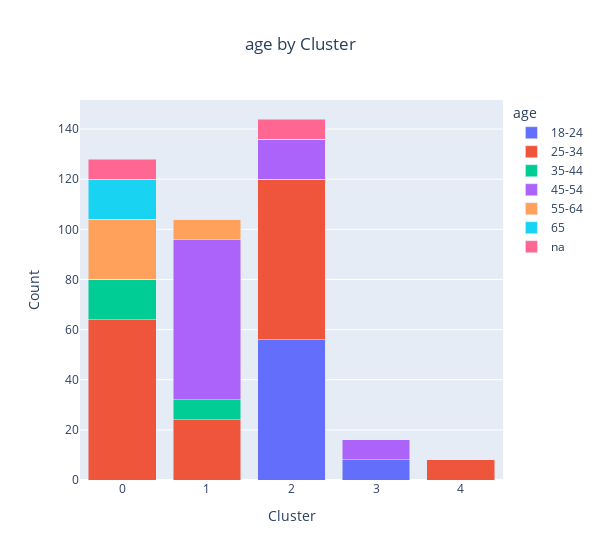
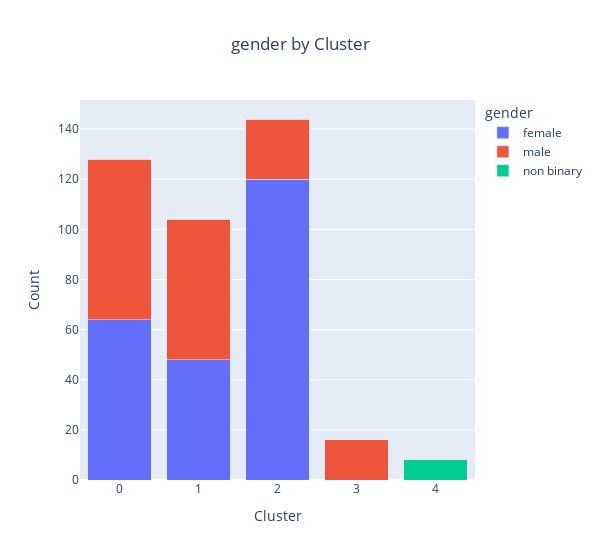
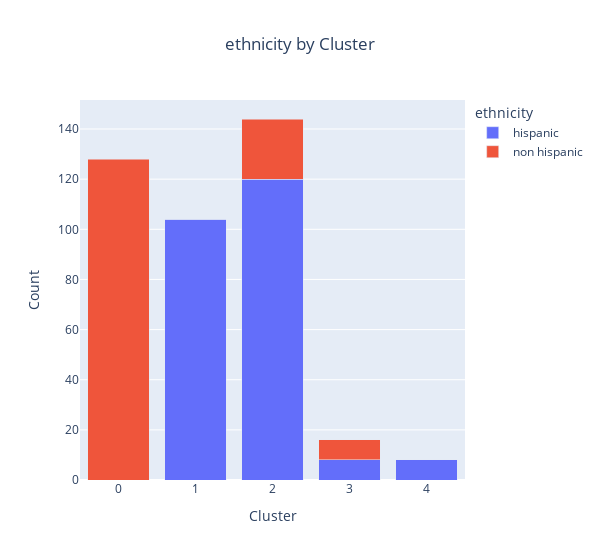
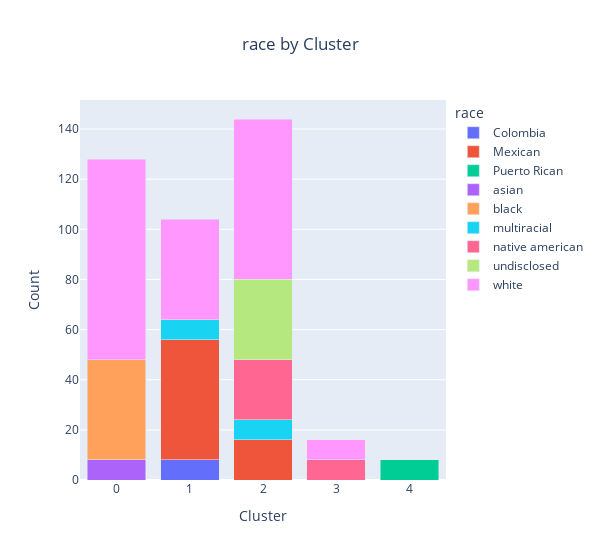

Notebook source saved alongside these figures, in order:
### Code cell
import plotly.express as px

# Define demographic traits
demographic_traits = ['age', 'gender', 'ethnicity', 'race', 'education', 'marital_status',
       'income', 'employment', 'language', 'disability', 'choice']

# Group the data by the 'Cluster' column
cluster_group = data.groupby('Cluster')

# Initialize an empty list to store Plotly figures
figures = []

# Loop through each demographic trait
for trait in demographic_traits:
    # Count the unique occurrences of each item within the trait, grouped by cluster
    unique_counts = cluster_group[trait].value_counts().unstack(fill_value=0)

    # Convert the DataFrame to a Plotly figure
    fig = px.bar(unique_counts, barmode='stack', labels={'variable': 'Cluster', 'value': 'Count'}, 
                 title=f'{trait} by Cluster')
     
    fig.update_layout(width=600)  # Adjust the width as needed
    # Append the figure to the list
    figures.append(fig)
    fig.update_layout(title_x=0.5)

# Display the Plotly figures
for fig in figures:
    fig.show()

### Figure 1 — Plotly figure (JSON) as saved in the notebook; plotly's stock layout.template omitted (floating-point values rounded to 4 significant figures)
{"data": [{"alignmentgroup": "True", "hovertemplate": "age=18-24<br>Cluster=%{x}<br>Count=%{y}<extra></extra>", "legendgroup": "18-24", "marker": {"color": "#636efa", "pattern": {"shape": ""}}, "name": "18-24", "offsetgroup": "18-24", "orientation": "v", "showlegend": true, "textposition": "auto", "type": "bar", "x": [0, 1, 2, 3, 4], "xaxis": "x", "y": [0, 0, 56, 8, 0], "yaxis": "y"}, {"alignmentgroup": "True", "hovertemplate": "age=25-34<br>Cluster=%{x}<br>Count=%{y}<extra></extra>", "legendgroup": "25-34", "marker": {"color": "#EF553B", "pattern": {"shape": ""}}, "name": "25-34", "offsetgroup": "25-34", "orientation": "v", "showlegend": true, "textposition": "auto", "type": "bar", "x": [0, 1, 2, 3, 4], "xaxis": "x", "y": [64, 24, 64, 0, 8], "yaxis": "y"}, {"alignmentgroup": "True", "hovertemplate": "age=35-44<br>Cluster=%{x}<br>Count=%{y}<extra></extra>", "legendgroup": "35-44", "marker": {"color": "#00cc96", "pattern": {"shape": ""}}, "name": "35-44", "offsetgroup": "35-44", "orientation": "v", "showlegend": true, "textposition": "auto", "type": "bar", "x": [0, 1, 2, 3, 4], "xaxis": "x", "y": [16, 8, 0, 0, 0], "yaxis": "y"}, {"alignmentgroup": "True", "hovertemplate": "age=45-54<br>Cluster=%{x}<br>Count=%{y}<extra></extra>", "legendgroup": "45-54", "marker": {"color": "#ab63fa", "pattern": {"shape": ""}}, "name": "45-54", "offsetgroup": "45-54", "orientation": "v", "showlegend": true, "textposition": "auto", "type": "bar", "x": [0, 1, 2, 3, 4], "xaxis": "x", "y": [0, 64, 16, 8, 0], "yaxis": "y"}, {"alignmentgroup": "True", "hovertemplate": "age=55-64<br>Cluster=%{x}<br>Count=%{y}<extra></extra>", "legendgroup": "55-64", "marker": {"color": "#FFA15A", "pattern": {"shape": ""}}, "name": "55-64", "offsetgroup": "55-64", "orientation": "v", "showlegend": true, "textposition": "auto", "type": "bar", "x": [0, 1, 2, 3, 4], "xaxis": "x", "y": [24, 8, 0, 0, 0], "yaxis": "y"}, {"alignmentgroup": "True", "hovertemplate": "age=65<br>Cluster=%{x}<br>Count=%{y}<extra></extra>", "legendgroup": "65", "marker": {"color": "#19d3f3", "pattern": {"shape": ""}}, "name": "65", "offsetgroup": "65", "orientation": "v", "showlegend": true, "textposition": "auto", "type": "bar", "x": [0, 1, 2, 3, 4], "xaxis": "x", "y": [16, 0, 0, 0, 0], "yaxis": "y"}, {"alignmentgroup": "True", "hovertemplate": "age=na<br>Cluster=%{x}<br>Count=%{y}<extra></extra>", "legendgroup": "na", "marker": {"color": "#FF6692", "pattern": {"shape": ""}}, "name": "na", "offsetgroup": "na", "orientation": "v", "showlegend": true, "textposition": "auto", "type": "bar", "x": [0, 1, 2, 3, 4], "xaxis": "x", "y": [8, 0, 8, 0, 0], "yaxis": "y"}], "layout": {"barmode": "stack", "legend": {"title": {"text": "age"}, "tracegroupgap": 0}, "title": {"text": "age by Cluster", "x": 0.5}, "width": 600, "xaxis": {"anchor": "y", "domain": [0, 1], "title": {"text": "Cluster"}}, "yaxis": {"anchor": "x", "domain": [0, 1], "title": {"text": "Count"}}}}

### Figure 2 — Plotly figure (JSON) as saved in the notebook; plotly's stock layout.template omitted (floating-point values rounded to 4 significant figures)
{"data": [{"alignmentgroup": "True", "hovertemplate": "gender=female<br>Cluster=%{x}<br>Count=%{y}<extra></extra>", "legendgroup": "female", "marker": {"color": "#636efa", "pattern": {"shape": ""}}, "name": "female", "offsetgroup": "female", "orientation": "v", "showlegend": true, "textposition": "auto", "type": "bar", "x": [0, 1, 2, 3, 4], "xaxis": "x", "y": [64, 48, 120, 0, 0], "yaxis": "y"}, {"alignmentgroup": "True", "hovertemplate": "gender=male<br>Cluster=%{x}<br>Count=%{y}<extra></extra>", "legendgroup": "male", "marker": {"color": "#EF553B", "pattern": {"shape": ""}}, "name": "male", "offsetgroup": "male", "orientation": "v", "showlegend": true, "textposition": "auto", "type": "bar", "x": [0, 1, 2, 3, 4], "xaxis": "x", "y": [64, 56, 24, 16, 0], "yaxis": "y"}, {"alignmentgroup": "True", "hovertemplate": "gender=non binary<br>Cluster=%{x}<br>Count=%{y}<extra></extra>", "legendgroup": "non binary", "marker": {"color": "#00cc96", "pattern": {"shape": ""}}, "name": "non binary", "offsetgroup": "non binary", "orientation": "v", "showlegend": true, "textposition": "auto", "type": "bar", "x": [0, 1, 2, 3, 4], "xaxis": "x", "y": [0, 0, 0, 0, 8], "yaxis": "y"}], "layout": {"barmode": "stack", "legend": {"title": {"text": "gender"}, "tracegroupgap": 0}, "title": {"text": "gender by Cluster", "x": 0.5}, "width": 600, "xaxis": {"anchor": "y", "domain": [0, 1], "title": {"text": "Cluster"}}, "yaxis": {"anchor": "x", "domain": [0, 1], "title": {"text": "Count"}}}}

### Figure 3 — Plotly figure (JSON) as saved in the notebook; plotly's stock layout.template omitted (floating-point values rounded to 4 significant figures)
{"data": [{"alignmentgroup": "True", "hovertemplate": "ethnicity=hispanic<br>Cluster=%{x}<br>Count=%{y}<extra></extra>", "legendgroup": "hispanic", "marker": {"color": "#636efa", "pattern": {"shape": ""}}, "name": "hispanic", "offsetgroup": "hispanic", "orientation": "v", "showlegend": true, "textposition": "auto", "type": "bar", "x": [0, 1, 2, 3, 4], "xaxis": "x", "y": [0, 104, 120, 8, 8], "yaxis": "y"}, {"alignmentgroup": "True", "hovertemplate": "ethnicity=non hispanic<br>Cluster=%{x}<br>Count=%{y}<extra></extra>", "legendgroup": "non hispanic", "marker": {"color": "#EF553B", "pattern": {"shape": ""}}, "name": "non hispanic", "offsetgroup": "non hispanic", "orientation": "v", "showlegend": true, "textposition": "auto", "type": "bar", "x": [0, 1, 2, 3, 4], "xaxis": "x", "y": [128, 0, 24, 8, 0], "yaxis": "y"}], "layout": {"barmode": "stack", "legend": {"title": {"text": "ethnicity"}, "tracegroupgap": 0}, "title": {"text": "ethnicity by Cluster", "x": 0.5}, "width": 600, "xaxis": {"anchor": "y", "domain": [0, 1], "title": {"text": "Cluster"}}, "yaxis": {"anchor": "x", "domain": [0, 1], "title": {"text": "Count"}}}}

### Figure 4 — Plotly figure (JSON) as saved in the notebook; plotly's stock layout.template omitted (floating-point values rounded to 4 significant figures)
{"data": [{"alignmentgroup": "True", "hovertemplate": "race=Colombia<br>Cluster=%{x}<br>Count=%{y}<extra></extra>", "legendgroup": "Colombia", "marker": {"color": "#636efa", "pattern": {"shape": ""}}, "name": "Colombia", "offsetgroup": "Colombia", "orientation": "v", "showlegend": true, "textposition": "auto", "type": "bar", "x": [0, 1, 2, 3, 4], "xaxis": "x", "y": [0, 8, 0, 0, 0], "yaxis": "y"}, {"alignmentgroup": "True", "hovertemplate": "race=Mexican<br>Cluster=%{x}<br>Count=%{y}<extra></extra>", "legendgroup": "Mexican", "marker": {"color": "#EF553B", "pattern": {"shape": ""}}, "name": "Mexican", "offsetgroup": "Mexican", "orientation": "v", "showlegend": true, "textposition": "auto", "type": "bar", "x": [0, 1, 2, 3, 4], "xaxis": "x", "y": [0, 48, 16, 0, 0], "yaxis": "y"}, {"alignmentgroup": "True", "hovertemplate": "race=Puerto Rican <br>Cluster=%{x}<br>Count=%{y}<extra></extra>", "legendgroup": "Puerto Rican ", "marker": {"color": "#00cc96", "pattern": {"shape": ""}}, "name": "Puerto Rican ", "offsetgroup": "Puerto Rican ", "orientation": "v", "showlegend": true, "textposition": "auto", "type": "bar", "x": [0, 1, 2, 3, 4], "xaxis": "x", "y": [0, 0, 0, 0, 8], "yaxis": "y"}, {"alignmentgroup": "True", "hovertemplate": "race=asian<br>Cluster=%{x}<br>Count=%{y}<extra></extra>", "legendgroup": "asian", "marker": {"color": "#ab63fa", "pattern": {"shape": ""}}, "name": "asian", "offsetgroup": "asian", "orientation": "v", "showlegend": true, "textposition": "auto", "type": "bar", "x": [0, 1, 2, 3, 4], "xaxis": "x", "y": [8, 0, 0, 0, 0], "yaxis": "y"}, {"alignmentgroup": "True", "hovertemplate": "race=black<br>Cluster=%{x}<br>Count=%{y}<extra></extra>", "legendgroup": "black", "marker": {"color": "#FFA15A", "pattern": {"shape": ""}}, "name": "black", "offsetgroup": "black", "orientation": "v", "showlegend": true, "textposition": "auto", "type": "bar", "x": [0, 1, 2, 3, 4], "xaxis": "x", "y": [40, 0, 0, 0, 0], "yaxis": "y"}, {"alignmentgroup": "True", "hovertemplate": "race=multiracial<br>Cluster=%{x}<br>Count=%{y}<extra></extra>", "legendgroup": "multiracial", "marker": {"color": "#19d3f3", "pattern": {"shape": ""}}, "name": "multiracial", "offsetgroup": "multiracial", "orientation": "v", "showlegend": true, "textposition": "auto", "type": "bar", "x": [0, 1, 2, 3, 4], "xaxis": "x", "y": [0, 8, 8, 0, 0], "yaxis": "y"}, {"alignmentgroup": "True", "hovertemplate": "race=native american<br>Cluster=%{x}<br>Count=%{y}<extra></extra>", "legendgroup": "native american", "marker": {"color": "#FF6692", "pattern": {"shape": ""}}, "name": "native american", "offsetgroup": "native american", "orientation": "v", "showlegend": true, "textposition": "auto", "type": "bar", "x": [0, 1, 2, 3, 4], "xaxis": "x", "y": [0, 0, 24, 8, 0], "yaxis": "y"}, {"alignmentgroup": "True", "hovertemplate": "race=undisclosed<br>Cluster=%{x}<br>Count=%{y}<extra></extra>", "legendgroup": "undisclosed", "marker": {"color": "#B6E880", "pattern": {"shape": ""}}, "name": "undisclosed", "offsetgroup": "undisclosed", "orientation": "v", "showlegend": true, "textposition": "auto", "type": "bar", "x": [0, 1, 2, 3, 4], "xaxis": "x", "y": [0, 0, 32, 0, 0], "yaxis": "y"}, {"alignmentgroup": "True", "hovertemplate": "race=white<br>Cluster=%{x}<br>Count=%{y}<extra></extra>", "legendgroup": "white", "marker": {"color": "#FF97FF", "pattern": {"shape": ""}}, "name": "white", "offsetgroup": "white", "orientation": "v", "showlegend": true, "textposition": "auto", "type": "bar", "x": [0, 1, 2, 3, 4], "xaxis": "x", "y": [80, 40, 64, 8, 0], "yaxis": "y"}], "layout": {"barmode": "stack", "legend": {"title": {"text": "race"}, "tracegroupgap": 0}, "title": {"text": "race by Cluster", "x": 0.5}, "width": 600, "xaxis": {"anchor": "y", "domain": [0, 1], "title": {"text": "Cluster"}}, "yaxis": {"anchor": "x", "domain": [0, 1], "title": {"text": "Count"}}}}
